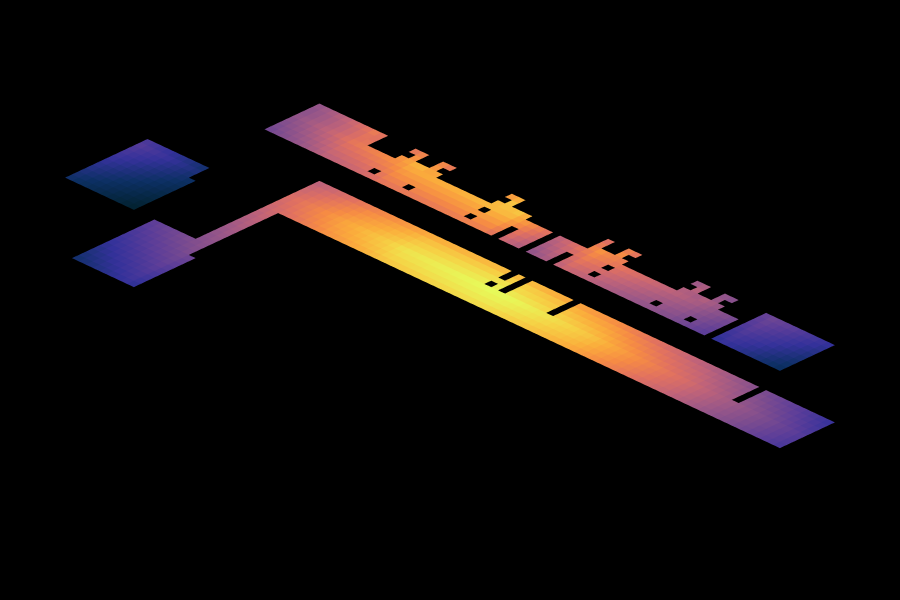

The notebook cell saved with this chart:
### Markdown cell above
## 14. Closeness Centrality / Integration
Measures how close a node is to all other nodes — corresponds to **global integration** in space syntax.

### Code cell
closeness_values = Graph.ClosenessCentrality(building_graph, colorScale='thermal')
heatmap_from_values(closeness_values, 'Closeness Centrality')
